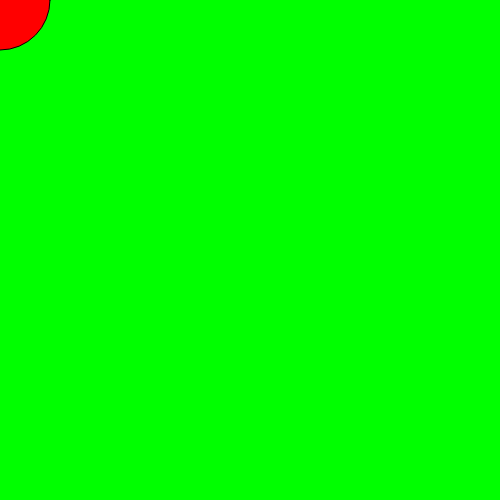
Frame 1 (no input)
Frame 60 (no input): identical to frame 1, image omitted
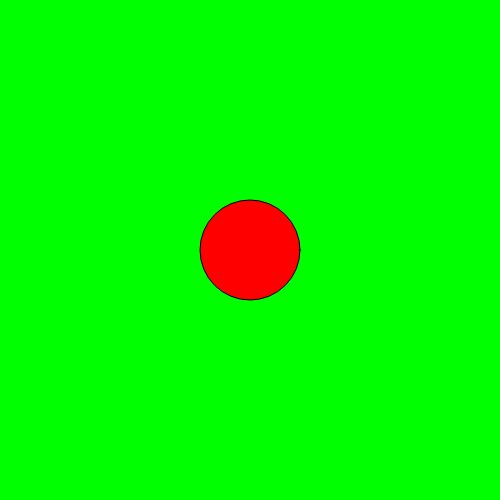
Frame 120 (the mouse pressed at the canvas centre since frame 60)

The p5.js sketch that drew these frames (run headless with seeded random() and noise() and a simulated clock; from frame 60 on, the mouse is pressed at the canvas centre):

// p5.js sketch
// ── sketch.js
function setup() {
    createCanvas(500, 500);
    background(0,255,0);
    
    let xPos = random(0, 500);
    let yPos = random(0,500);

    let color = 'white';
    let clicks = 0

    fill(255,0,0)
    rect(300,200,100,50)
    
    
   
 }

 function draw(){
    clear();
    background(0,255,0)
    ellipse(mouseX,mouseY,100,100)
    // let xPos = random(0, 500);
    // let yPos = random(0,500);

   
    // ellipse(xPos,yPos,25,25)
 }

 function mouseClicked(){
    
    
    var dVer = dist(mouseX, mouseY, 350, 225);
    if (dVer < 40 ){
        color = 'blue'
        clicks ++;
    }

    if(color == 'blue' && dVer < 40 == false){
        fill(0,0,255)
        ellipse(mouseX,mouseY, 25,25)
    }
    else if(dVer < 40 == false){
        fill(255,255,255)
        ellipse(mouseX,mouseY, 25,25)
    }
    
 }
 
